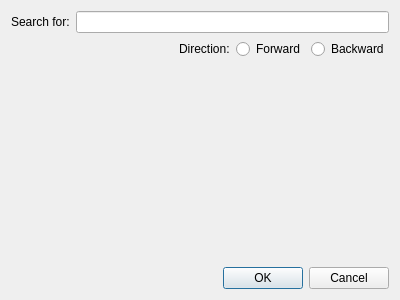
<?xml version="1.0" encoding="UTF-8"?>
<ui version="4.0">
 <class>SearchDialog</class>
 <widget class="QDialog" name="SearchDialog">
  <property name="geometry">
   <rect>
    <x>0</x>
    <y>0</y>
    <width>400</width>
    <height>300</height>
   </rect>
  </property>
  <property name="windowTitle">
   <string>Search</string>
  </property>
  <layout class="QVBoxLayout" name="verticalLayout">
   <item>
    <layout class="QHBoxLayout" name="horizontalLayout">
     <item>
      <widget class="QLabel" name="label">
       <property name="text">
        <string>Search for:</string>
       </property>
      </widget>
     </item>
     <item>
      <widget class="QLineEdit" name="searchText"/>
     </item>
    </layout>
   </item>
   <item>
    <layout class="QHBoxLayout" name="horizontalLayout_2">
     <item>
      <spacer name="horizontalSpacer">
       <property name="orientation">
        <enum>Qt::Horizontal</enum>
       </property>
       <property name="sizeHint" stdset="0">
        <size>
         <width>40</width>
         <height>20</height>
        </size>
       </property>
      </spacer>
     </item>
     <item>
      <widget class="QLabel" name="label_2">
       <property name="text">
        <string>Direction:</string>
       </property>
      </widget>
     </item>
     <item>
      <widget class="QRadioButton" name="directionForward">
       <property name="text">
        <string>Forward</string>
       </property>
      </widget>
     </item>
     <item>
      <widget class="QRadioButton" name="directionBackward">
       <property name="text">
        <string>Backward</string>
       </property>
      </widget>
     </item>
    </layout>
   </item>
   <item>
    <spacer name="verticalSpacer">
     <property name="orientation">
      <enum>Qt::Vertical</enum>
     </property>
     <property name="sizeHint" stdset="0">
      <size>
       <width>20</width>
       <height>181</height>
      </size>
     </property>
    </spacer>
   </item>
   <item>
    <widget class="QDialogButtonBox" name="buttonBox">
     <property name="orientation">
      <enum>Qt::Horizontal</enum>
     </property>
     <property name="standardButtons">
      <set>QDialogButtonBox::Cancel|QDialogButtonBox::Ok</set>
     </property>
    </widget>
   </item>
  </layout>
 </widget>
 <resources/>
 <connections>
  <connection>
   <sender>buttonBox</sender>
   <signal>accepted()</signal>
   <receiver>SearchDialog</receiver>
   <slot>accept()</slot>
   <hints>
    <hint type="sourcelabel">
     <x>248</x>
     <y>254</y>
    </hint>
    <hint type="destinationlabel">
     <x>157</x>
     <y>274</y>
    </hint>
   </hints>
  </connection>
  <connection>
   <sender>buttonBox</sender>
   <signal>rejected()</signal>
   <receiver>SearchDialog</receiver>
   <slot>reject()</slot>
   <hints>
    <hint type="sourcelabel">
     <x>316</x>
     <y>260</y>
    </hint>
    <hint type="destinationlabel">
     <x>286</x>
     <y>274</y>
    </hint>
   </hints>
  </connection>
 </connections>
</ui>
